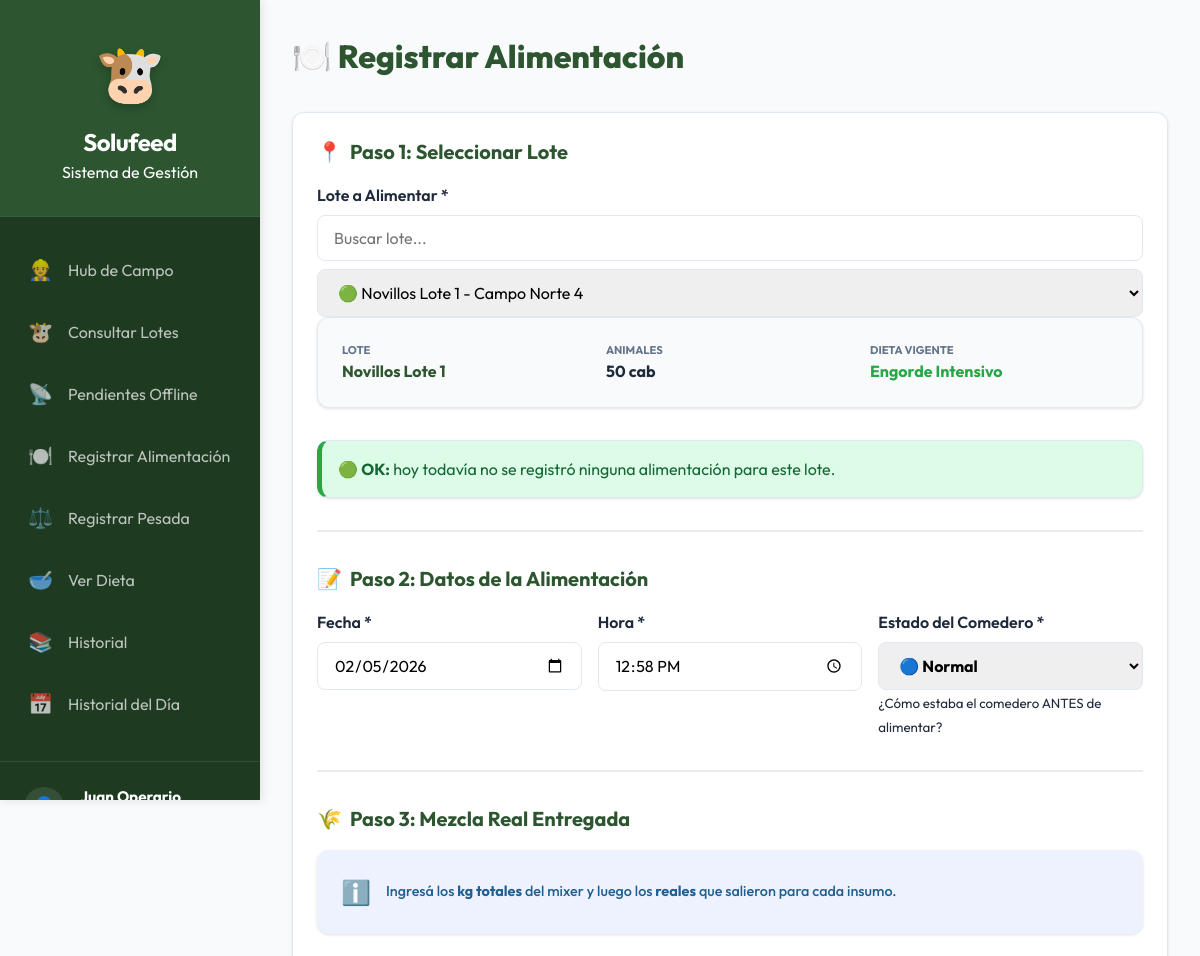
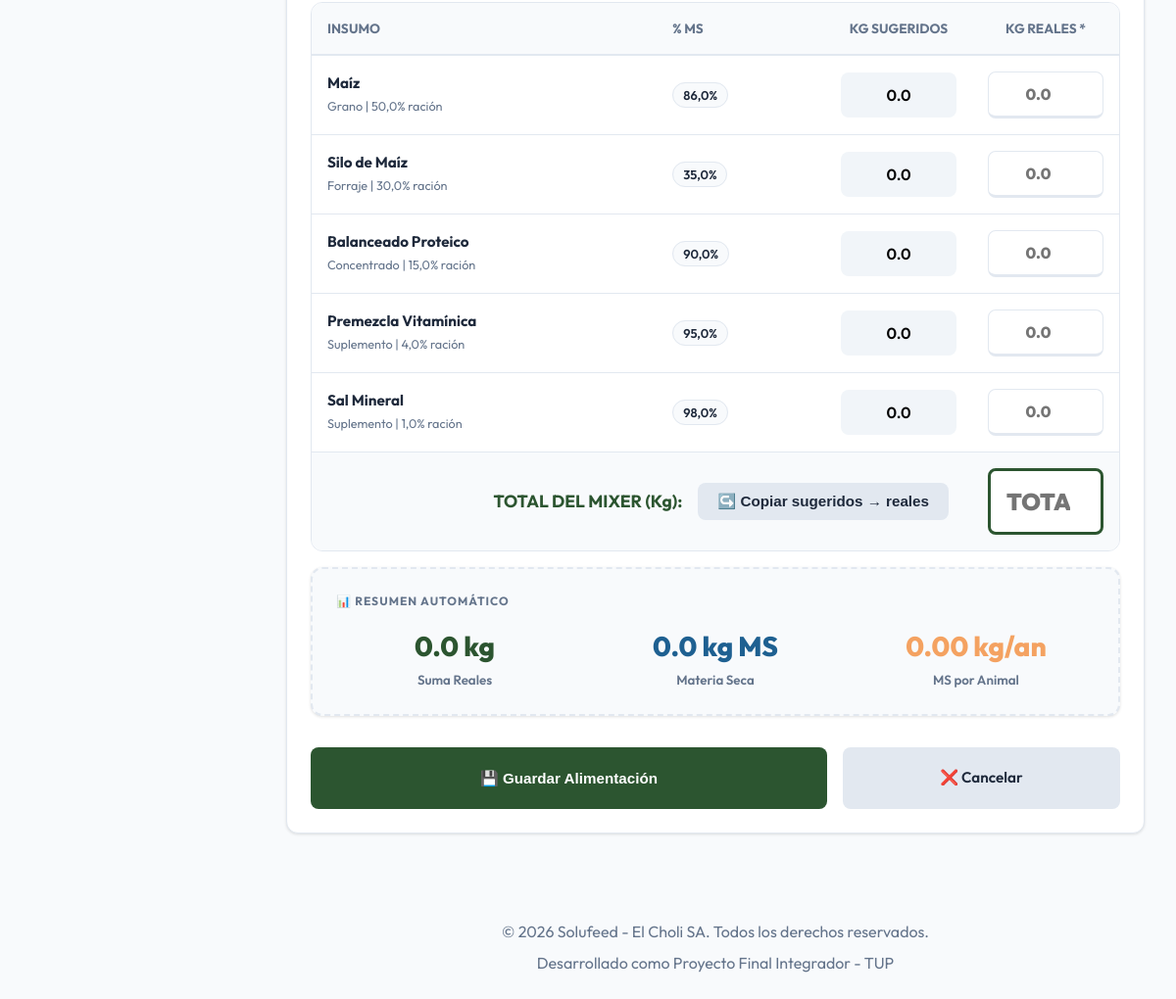
/solufeed/admin/alimentaciones/registrar.php?lote=1 (signed in), run on the app's committed database (2 pictures, top to bottom).
### tables this page shows
CREATE TABLE `tropa` (
  `id_tropa` int(11) NOT NULL,
  `nombre` varchar(100) NOT NULL,
  `id_campo` int(11) NOT NULL,
  `categoria` varchar(50) DEFAULT NULL,
  `fecha_inicio` date NOT NULL,
  `cantidad_inicial` int(11) NOT NULL,
  `activo` tinyint(1) NOT NULL DEFAULT 1,
  `fecha_creacion` datetime NOT NULL,
  `fecha_actualizacion` datetime DEFAULT NULL
);

CREATE TABLE `tropa_dieta_asignada` (
  `id_tropa_dieta` int(11) NOT NULL,
  `id_tropa` int(11) NOT NULL,
  `id_dieta` int(11) NOT NULL,
  `fecha_desde` date NOT NULL,
  `fecha_hasta` date DEFAULT NULL
);

CREATE TABLE `dieta` (
  `id_dieta` int(11) NOT NULL,
  `nombre` varchar(100) NOT NULL,
  `descripcion` text DEFAULT NULL,
  `activo` tinyint(1) NOT NULL DEFAULT 1,
  `fecha_creacion` datetime NOT NULL,
  `fecha_actualizacion` datetime DEFAULT NULL
);

CREATE TABLE `dieta_detalle` (
  `id_dieta` int(11) NOT NULL,
  `id_insumo` int(11) NOT NULL,
  `porcentaje_teorico` decimal(6,3) NOT NULL
);

CREATE TABLE `insumo` (
  `id_insumo` int(11) NOT NULL,
  `nombre` varchar(100) NOT NULL,
  `tipo` varchar(50) DEFAULT NULL,
  `costo_kg` decimal(12,4) DEFAULT NULL,
  `porcentaje_ms` decimal(5,2) NOT NULL,
  `activo` tinyint(1) NOT NULL DEFAULT 1,
  `fecha_creacion` datetime NOT NULL,
  `fecha_actualizacion` datetime DEFAULT NULL
);

### solufeed/admin/alimentaciones/registrar.php (the view, shortened to what the rows shown need)
<?php
require_once '../../config/database.php';
require_once '../../includes/functions.php';
$db = getConnection();
$lote_preseleccionado = isset($_GET['lote']) ? (int) $_GET['lote'] : null;
$hoy = date('Y-m-d');
$lote_seleccionado = null;
$dieta_vigente = null;
$insumos_dieta = [];
$animales_presentes = 0;
$alimentaciones_hoy = null;
$id_lote_actual = $lote_preseleccionado;
if ($id_lote_actual) {
    $params = [$id_lote_actual];
    $sql = "
        SELECT t.*, c.nombre as campo_nombre
        FROM tropa t
        INNER JOIN campo c ON t.id_campo = c.id_campo
    ";
    if (isset($_SESSION['tipo']) && $_SESSION['tipo'] === 'CAMPO') {
        $sql .= " INNER JOIN usuario_tropa ut ON t.id_tropa = ut.id_tropa ";
    }
    $sql .= " WHERE t.id_tropa = ? ";
    if (isset($_SESSION['tipo']) && $_SESSION['tipo'] === 'CAMPO') {
        $sql .= " AND ut.id_usuario = ? ";
        $params[] = (int)$_SESSION['usuario_id'];
    }
    $lote_seleccionado = getOne($sql, $params);
    if ($lote_seleccionado) {
        $stmt_hoy = $db->prepare("SELECT COUNT(*) FROM consumo_lote WHERE id_tropa = ? AND fecha = ?");
        $stmt_hoy->execute([$id_lote_actual, $hoy]);
        $alimentaciones_hoy = (int)$stmt_hoy->fetchColumn();
        $animales_presentes = obtenerAnimalesPresentes($id_lote_actual);
        $dieta_vigente = obtenerDietaVigente($id_lote_actual);
        if ($dieta_vigente && isset($dieta_vigente['id_dieta'])) {
            $sql_insumos = "
                SELECT
                    i.id_insumo,
                    i.nombre,
                    i.tipo,
                    i.porcentaje_ms,
                    dd.porcentaje_teorico
                FROM dieta_detalle dd
                INNER JOIN insumo i ON dd.id_insumo = i.id_insumo
                WHERE dd.id_dieta = ?
                ORDER BY dd.porcentaje_teorico DESC
            ";
            $insumos_dieta = getAll($sql_insumos, [(int)$dieta_vigente['id_dieta']]);
        }
    }
}
$form_fecha = isset($_POST['fecha']) ? $_POST['fecha'] : date('Y-m-d');
$form_hora = isset($_POST['hora']) ? $_POST['hora'] : date('H:i');
$form_sobrante = isset($_POST['sobrante_nivel']) ? $_POST['sobrante_nivel'] : 'NORMAL';
$form_kg_totales = isset($_POST['kg_totales']) ? (float)$_POST['kg_totales'] : '';
$form_kg_reales = isset($_POST['kg_real']) && is_array($_POST['kg_real']) ? $_POST['kg_real'] : [];
include '../../includes/header.php';
?>
<h1 style="font-weight: 800; color: var(--primary); margin-bottom: 2rem;">🍽️ Registrar Alimentación</h1>
<div class="card">
    <form method="POST" class="formulario" id="formAlimentacion">
        <?php if ($lote_seleccionado): ?>
            <div class="card" style="background: var(--bg-main); border: 1px solid var(--border); margin-bottom: 2rem;">
                <div style="display: grid; grid-template-columns: repeat(auto-fit, minmax(200px, 1fr)); gap: 1rem;">
                    <div>
                        <small style="color: var(--text-muted); display: block; text-transform: uppercase; font-weight: 700; font-size: 0.7rem;">Lote</small>
                        <strong style="color: var(--primary);"><?php echo htmlspecialchars($lote_seleccionado['nombre']); ?></strong>
                    </div>
                    <div>
                        <small style="color: var(--text-muted); display: block; text-transform: uppercase; font-weight: 700; font-size: 0.7rem;">Animales</small>
                        <strong><?php echo (int)$animales_presentes; ?> cab</strong>
                    </div>
                    <div>
                        <small style="color: var(--text-muted); display: block; text-transform: uppercase; font-weight: 700; font-size: 0.7rem;">Dieta Vigente</small>
                        <?php if ($dieta_vigente): ?>
                            <span style="color: var(--success); font-weight: 700;"><?php echo htmlspecialchars($dieta_vigente['dieta_nombre']); ?></span>
                        <?php else: ?>
                            <span style="color: var(--danger); font-weight: 700;">Sin dieta</span>
                        <?php endif; ?>
                    </div>
                </div>
            </div>
            <?php if ($alimentaciones_hoy !== null): ?>
                <?php if ($alimentaciones_hoy > 0): ?>
                    <div class="card" style="background: #ffedd5; border-left: 5px solid var(--warning); color: #9a3412; padding: 1rem; margin-bottom: 1.5rem;">
                        🟠 <strong>Atención:</strong> hoy ya se registró <?php echo (int)$alimentaciones_hoy; ?> alimentación(es) para este lote.
                        Podés cargar otra si corresponde.
                    </div>
                <?php else: ?>
                    <div class="card" style="background: #dcfce7; border-left: 5px solid var(--success); color: #166534; padding: 1rem; margin-bottom: 1.5rem;">
                        🟢 <strong>OK:</strong> hoy todavía no se registró ninguna alimentación para este lote.
                    </div>
                <?php endif; ?>
            <?php endif; ?>
            <?php if (!$dieta_vigente): ?>
                <div class="mensaje mensaje-error">
                    ⚠️ Este lote no tiene una dieta asignada.
                    <a href="../lotes/editar.php?id=<?php echo (int)$id_lote_actual; ?>">Asigná una dieta</a>
                    antes de registrar alimentaciones.
                </div>
            <?php else: ?>
                <hr style="margin: 2rem 0; border: none; border-top: 2px solid #e9ecef;">
                <h3 class="card-title"><span>📝</span> Paso 2: Datos de la Alimentación</h3>
                <div style="display: grid; grid-template-columns: repeat(auto-fit, minmax(200px, 1fr)); gap: 1rem;">
                    <div class="form-grupo">
                        <label for="fecha">Fecha *</label>
                        <input type="date" id="fecha" name="fecha" required value="<?php echo htmlspecialchars($form_fecha); ?>">
                    </div>
                    <div class="form-grupo">
                        <label for="hora">Hora *</label>
                        <input type="time" id="hora" name="hora" required value="<?php echo htmlspecialchars($form_hora); ?>">
                    </div>
                    <div class="form-grupo">
                        <label for="sobrante_nivel">Estado del Comedero *</label>
                        <select id="sobrante_nivel" name="sobrante_nivel" required style="font-weight: 700;">
                            <option value="NORMAL" <?php echo ($form_sobrante==='NORMAL')?'selected':''; ?>>🔵 Normal</option>
                        </select>
                        <small>¿Cómo estaba el comedero ANTES de alimentar?</small>
                    </div>
                </div>
                <hr style="margin: 2rem 0; border: none; border-top: 2px solid #e9ecef;">
                <h3 class="card-title"><span>🌾</span> Paso 3: Mezcla Real Entregada</h3>
                <div class="card" style="background: #eef2ff; border: none; margin-bottom: 1.5rem; display: flex; align-items: center; gap: 15px;">
                    <div style="font-size: 1.5rem;">ℹ️</div>
                    <div style="font-size: 0.9rem; color: var(--secondary); font-weight: 500;">
                        Ingresá los <strong>kg totales</strong> del mixer y luego los <strong>reales</strong> que salieron para cada insumo.
                    </div>
                </div>
                <div class="table-container" style="margin-bottom: 1rem;">
                    <table class="responsive-table">
                        <thead>
                            <tr>
                                <th style="text-align:left;">Insumo</th>
                                <th style="text-align:left;">% MS</th>
                                <th style="width: 150px;">Kg Sugeridos</th>
                                <th style="width: 150px;">Kg Reales *</th>
                            </tr>
                        </thead>
                        <tbody>
                            <?php foreach ($insumos_dieta as $insumo): ?>
                                <?php $id_ins = (int)$insumo['id_insumo']; ?>
                                <tr>
                                    <td>
                                        <strong style="display: block; color: var(--text-main);"><?php echo htmlspecialchars($insumo['nombre']); ?></strong>
                                        <small style="color: var(--text-muted);"><?php echo htmlspecialchars($insumo['tipo']); ?> | <?php echo formatearNumero($insumo['porcentaje_teorico'], 1); ?>% ración</small>
                                    </td>
                                    <td>
                                        <span style="background: var(--bg-main); padding: 4px 10px; border-radius: 50px; font-size: 0.8rem; font-weight: 600; border: 1px solid var(--border);">
                                            <?php echo formatearNumero($insumo['porcentaje_ms'], 1); ?>%
                                        </span>
                                    </td>
                                    <td>
                                        <input type="text" class="kg-sugerido" data-porcentaje="<?php echo $insumo['porcentaje_teorico']; ?>" readonly style="background: #f1f5f9; text-align: center; font-weight: 600; border-color: transparent;" placeholder="0.0">
                                    </td>
                                    <td>
                                        <input
                                            type="number"
                                            name="kg_real[<?php echo $id_ins; ?>]"
                                            class="kg-real"
                                            step="0.1"
                                            min="0"
                                            inputmode="decimal"
                                            placeholder="0.0"
                                            value="<?php echo isset($form_kg_reales[$id_ins]) ? htmlspecialchars($form_kg_reales[$id_ins]) : ''; ?>"
                                            style="text-align: center; font-weight: 800; border-bottom: 3px solid var(--border);"
                                            data-ms="<?php echo $insumo['porcentaje_ms']; ?>"
                                        >
                                    </td>
                                </tr>
                            <?php endforeach; ?>
                            <tr style="background: #f8fafc; font-weight: bold;">
                                <td colspan="3" style="padding: 1.5rem; font-size: 1.1rem; color: var(--primary);">
                                    <div style="display:flex; align-items:center; justify-content:space-between; gap:1rem; flex-wrap:wrap;">
                                        <span style="text-align:right; flex:1; min-width: 220px;">TOTAL DEL MIXER (Kg):</span>
                                        <button type="button" class="btn btn-secondary" id="btnCopiarSugeridos" style="white-space:nowrap;">↪️ Copiar sugeridos → reales</button>
                                    </div>
                                </td>
                                <td style="padding: 1rem;">
                                    <input
                                        type="number"
                                        id="kg_totales"
                                        name="kg_totales"
                                        step="0.1"
                                        min="0"
                                        required
                                        inputmode="decimal"
                                        placeholder="TOTAL"
                                        value="<?php echo ($form_kg_totales !== '') ? htmlspecialchars((string)$form_kg_totales) : ''; ?>"
                                        style="width: 100%; padding: 1rem; text-align: center; font-size: 1.5rem; font-weight: 900; border: 3px solid var(--primary); color: var(--primary); background: white;"
                                    >
                                </td>
                            </tr>
                        </tbody>
                    </table>
                </div>
                <div class="card" style="background: var(--bg-main); border: 2px dashed var(--border); padding: 1.5rem; margin-bottom: 2rem;">
                    <strong style="display: block; color: var(--text-muted); text-transform: uppercase; font-size: 0.75rem; margin-bottom: 1rem; letter-spacing: 1px;">📊 Resumen automático</strong>
                    <div style="display: grid; grid-template-columns: repeat(auto-fit, minmax(150px, 1fr)); gap: 1.5rem;">
                        <div style="text-align: center;">
                            <div id="suma-kg-reales" style="font-size: 1.75rem; font-weight: 800; color: var(--primary);">0.0 <small style="font-size: 50%;">kg</small></div>
                            <small style="font-weight: 600; color: var(--text-muted);">Suma Reales</small>
                        </div>
                        <div style="text-align: center;">
                            <div id="total-ms" style="font-size: 1.75rem; font-weight: 800; color: var(--secondary);">0.0 <small style="font-size: 50%;">kg MS</small></div>
                            <small style="font-weight: 600; color: var(--text-muted);">Materia Seca</small>
                        </div>
                        <div style="text-align: center;">
                            <div id="ms-por-animal" style="font-size: 1.75rem; font-weight: 800; color: var(--accent);">0.0 <small style="font-size: 50%;">kg/an</small></div>
                            <small style="font-weight: 600; color: var(--text-muted);">MS por Animal</small>
                        </div>
                    </div>
                </div>
                <div style="display: flex; gap: 1rem; margin-top: 2rem;">
                    <button type="submit" class="btn btn-primary" style="flex: 2; padding: 1.25rem;">💾 Guardar Alimentación</button>
                    <a href="../campo/index.php" class="btn btn-secondary" style="flex: 1; padding: 1.25rem;">❌ Cancelar</a>
                </div>
            <?php endif; ?>
        <?php endif; ?>
    </form>
</div>
<?php include '../../includes/footer.php'; ?>

### data on the page
tropa: nombre "Novillos Lote 1", cantidad_inicial "50"
tropa_dieta_asignada: id_dieta.nombre "Engorde Intensivo"
dieta_detalle: id_insumo.nombre "Maíz", id_insumo.tipo "Grano", porcentaje_teorico "50,0", id_insumo.porcentaje_ms "86,0"
dieta_detalle: id_insumo.nombre "Silo de Maíz", id_insumo.tipo "Forraje", porcentaje_teorico "30,0", id_insumo.porcentaje_ms "35,0"
dieta_detalle: id_insumo.nombre "Balanceado Proteico", id_insumo.tipo "Concentrado", porcentaje_teorico "15,0", id_insumo.porcentaje_ms "90,0"
dieta_detalle: id_insumo.nombre "Premezcla Vitamínica", id_insumo.tipo "Suplemento", porcentaje_teorico "4,0", id_insumo.porcentaje_ms "95,0"
dieta_detalle: id_insumo.nombre "Sal Mineral", id_insumo.tipo "Suplemento", porcentaje_teorico "1,0", id_insumo.porcentaje_ms "98,0"

### other printed values
form field id_tropa "🟢 Novillos Lote 1 - Campo Norte 4"
